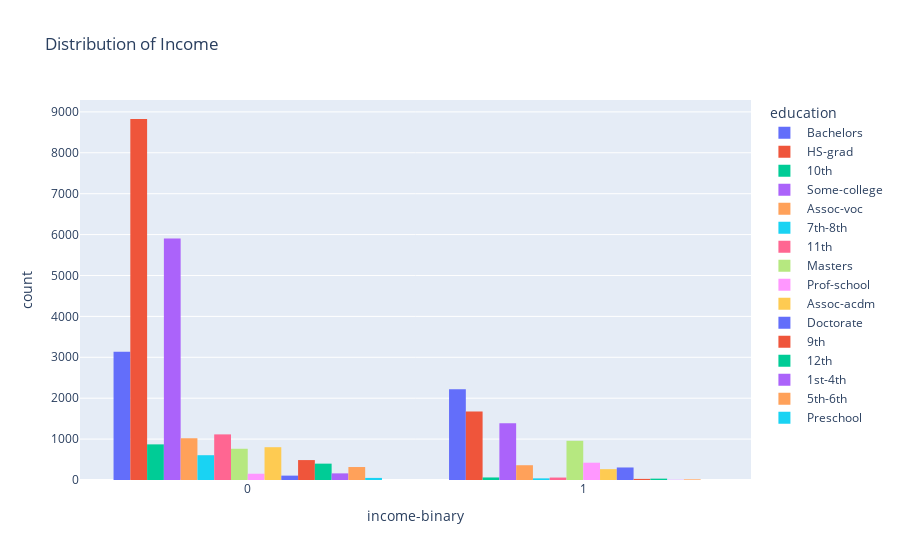

The cell this chart's notebook holds for it:
### Code cell
fig=px.histogram(df, 
                 x=" income-binary",
                 color=" education",
                 hover_data=df.columns,
                 title="Distribution of Income",
                 barmode="group")
fig.show()

### Figure 1 — Plotly figure (JSON) as saved in the notebook; plotly's stock layout.template omitted (floating-point values rounded to 4 significant figures; data arrays with more than 128 entries replaced by an {"elided": "..."} marker saying what was removed)
{"data": [{"alignmentgroup": "True", "bingroup": "x", "hovertemplate": " education= Bachelors<br> income-binary=%{x}<br>count=%{y}<extra></extra>", "legendgroup": " Bachelors", "marker": {"color": "#636efa", "pattern": {"shape": ""}}, "name": " Bachelors", "offsetgroup": " Bachelors", "orientation": "v", "showlegend": true, "type": "histogram", "x": {"elided": "5355 int values"}, "xaxis": "x", "yaxis": "y"}, {"alignmentgroup": "True", "bingroup": "x", "hovertemplate": " education= HS-grad<br> income-binary=%{x}<br>count=%{y}<extra></extra>", "legendgroup": " HS-grad", "marker": {"color": "#EF553B", "pattern": {"shape": ""}}, "name": " HS-grad", "offsetgroup": " HS-grad", "orientation": "v", "showlegend": true, "type": "histogram", "x": {"elided": "10501 int values"}, "xaxis": "x", "yaxis": "y"}, {"alignmentgroup": "True", "bingroup": "x", "hovertemplate": " education= 10th<br> income-binary=%{x}<br>count=%{y}<extra></extra>", "legendgroup": " 10th", "marker": {"color": "#00cc96", "pattern": {"shape": ""}}, "name": " 10th", "offsetgroup": " 10th", "orientation": "v", "showlegend": true, "type": "histogram", "x": {"elided": "933 int values"}, "xaxis": "x", "yaxis": "y"}, {"alignmentgroup": "True", "bingroup": "x", "hovertemplate": " education= Some-college<br> income-binary=%{x}<br>count=%{y}<extra></extra>", "legendgroup": " Some-college", "marker": {"color": "#ab63fa", "pattern": {"shape": ""}}, "name": " Some-college", "offsetgroup": " Some-college", "orientation": "v", "showlegend": true, "type": "histogram", "x": {"elided": "7291 int values"}, "xaxis": "x", "yaxis": "y"}, {"alignmentgroup": "True", "bingroup": "x", "hovertemplate": " education= Assoc-voc<br> income-binary=%{x}<br>count=%{y}<extra></extra>", "legendgroup": " Assoc-voc", "marker": {"color": "#FFA15A", "pattern": {"shape": ""}}, "name": " Assoc-voc", "offsetgroup": " Assoc-voc", "orientation": "v", "showlegend": true, "type": "histogram", "x": {"elided": "1382 int values"}, "xaxis": "x", "yaxis": "y"}, {"alignmentgroup": "True", "bingroup": "x", "hovertemplate": " education= 7th-8th<br> income-binary=%{x}<br>count=%{y}<extra></extra>", "legendgroup": " 7th-8th", "marker": {"color": "#19d3f3", "pattern": {"shape": ""}}, "name": " 7th-8th", "offsetgroup": " 7th-8th", "orientation": "v", "showlegend": true, "type": "histogram", "x": {"elided": "646 int values"}, "xaxis": "x", "yaxis": "y"}, {"alignmentgroup": "True", "bingroup": "x", "hovertemplate": " education= 11th<br> income-binary=%{x}<br>count=%{y}<extra></extra>", "legendgroup": " 11th", "marker": {"color": "#FF6692", "pattern": {"shape": ""}}, "name": " 11th", "offsetgroup": " 11th", "orientation": "v", "showlegend": true, "type": "histogram", "x": {"elided": "1175 int values"}, "xaxis": "x", "yaxis": "y"}, {"alignmentgroup": "True", "bingroup": "x", "hovertemplate": " education= Masters<br> income-binary=%{x}<br>count=%{y}<extra></extra>", "legendgroup": " Masters", "marker": {"color": "#B6E880", "pattern": {"shape": ""}}, "name": " Masters", "offsetgroup": " Masters", "orientation": "v", "showlegend": true, "type": "histogram", "x": {"elided": "1723 int values"}, "xaxis": "x", "yaxis": "y"}, {"alignmentgroup": "True", "bingroup": "x", "hovertemplate": " education= Prof-school<br> income-binary=%{x}<br>count=%{y}<extra></extra>", "legendgroup": " Prof-school", "marker": {"color": "#FF97FF", "pattern": {"shape": ""}}, "name": " Prof-school", "offsetgroup": " Prof-school", "orientation": "v", "showlegend": true, "type": "histogram", "x": {"elided": "576 int values"}, "xaxis": "x", "yaxis": "y"}, {"alignmentgroup": "True", "bingroup": "x", "hovertemplate": " education= Assoc-acdm<br> income-binary=%{x}<br>count=%{y}<extra></extra>", "legendgroup": " Assoc-acdm", "marker": {"color": "#FECB52", "pattern": {"shape": ""}}, "name": " Assoc-acdm", "offsetgroup": " Assoc-acdm", "orientation": "v", "showlegend": true, "type": "histogram", "x": {"elided": "1067 int values"}, "xaxis": "x", "yaxis": "y"}, {"alignmentgroup": "True", "bingroup": "x", "hovertemplate": " education= Doctorate<br> income-binary=%{x}<br>count=%{y}<extra></extra>", "legendgroup": " Doctorate", "marker": {"color": "#636efa", "pattern": {"shape": ""}}, "name": " Doctorate", "offsetgroup": " Doctorate", "orientation": "v", "showlegend": true, "type": "histogram", "x": {"elided": "413 int values"}, "xaxis": "x", "yaxis": "y"}, {"alignmentgroup": "True", "bingroup": "x", "hovertemplate": " education= 9th<br> income-binary=%{x}<br>count=%{y}<extra></extra>", "legendgroup": " 9th", "marker": {"color": "#EF553B", "pattern": {"shape": ""}}, "name": " 9th", "offsetgroup": " 9th", "orientation": "v", "showlegend": true, "type": "histogram", "x": {"elided": "514 int values"}, "xaxis": "x", "yaxis": "y"}, {"alignmentgroup": "True", "bingroup": "x", "hovertemplate": " education= 12th<br> income-binary=%{x}<br>count=%{y}<extra></extra>", "legendgroup": " 12th", "marker": {"color": "#00cc96", "pattern": {"shape": ""}}, "name": " 12th", "offsetgroup": " 12th", "orientation": "v", "showlegend": true, "type": "histogram", "x": {"elided": "433 int values"}, "xaxis": "x", "yaxis": "y"}, {"alignmentgroup": "True", "bingroup": "x", "hovertemplate": " education= 1st-4th<br> income-binary=%{x}<br>count=%{y}<extra></extra>", "legendgroup": " 1st-4th", "marker": {"color": "#ab63fa", "pattern": {"shape": ""}}, "name": " 1st-4th", "offsetgroup": " 1st-4th", "orientation": "v", "showlegend": true, "type": "histogram", "x": {"elided": "168 int values"}, "xaxis": "x", "yaxis": "y"}, {"alignmentgroup": "True", "bingroup": "x", "hovertemplate": " education= 5th-6th<br> income-binary=%{x}<br>count=%{y}<extra></extra>", "legendgroup": " 5th-6th", "marker": {"color": "#FFA15A", "pattern": {"shape": ""}}, "name": " 5th-6th", "offsetgroup": " 5th-6th", "orientation": "v", "showlegend": true, "type": "histogram", "x": {"elided": "333 int values"}, "xaxis": "x", "yaxis": "y"}, {"alignmentgroup": "True", "bingroup": "x", "hovertemplate": " education= Preschool<br> income-binary=%{x}<br>count=%{y}<extra></extra>", "legendgroup": " Preschool", "marker": {"color": "#19d3f3", "pattern": {"shape": ""}}, "name": " Preschool", "offsetgroup": " Preschool", "orientation": "v", "showlegend": true, "type": "histogram", "x": [0, 0, 0, 0, 0, 0, 0, 0, 0, 0, 0, 0, 0, 0, 0, 0, 0, 0, 0, 0, 0, 0, 0, 0, 0, 0, 0, 0, 0, 0, 0, 0, 0, 0, 0, 0, 0, 0, 0, 0, 0, 0, 0, 0, 0, 0, 0, 0, 0, 0, 0], "xaxis": "x", "yaxis": "y"}], "layout": {"autosize": true, "barmode": "group", "legend": {"title": {"text": " education"}, "tracegroupgap": 0}, "title": {"text": "Distribution of Income"}, "xaxis": {"anchor": "y", "autorange": true, "domain": [0, 1], "range": [-0.5, 1.5], "title": {"text": " income-binary"}, "type": "linear"}, "yaxis": {"anchor": "x", "autorange": true, "domain": [0, 1], "range": [0, 9291.0], "title": {"text": "count"}}}}
